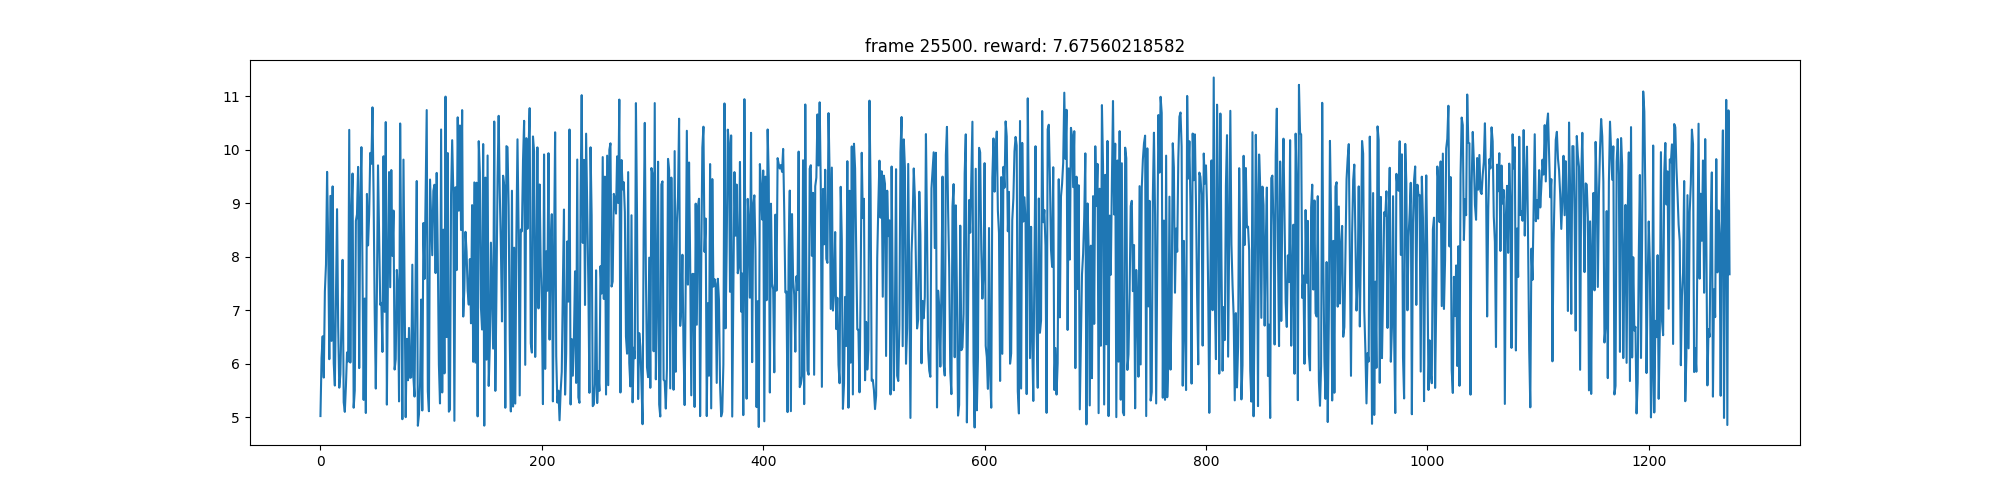

The script that saved this image:
'''
Actor-Critic, actually Advantage Actor-Critic (A2C).

Policy loss in Vanilla Actor-Critic is: -log_prob(a)*Q(s,a) ,
Policy loss in A2C is: -log_prob(a)*[Q(s,a)-V(s)], while Adv(s,a)=Q(s,a)-V(s)=r+gamma*V(s')-V(s)=TD_error ,
and in this implementation we provide another approach that the V(s') is replaced by R(s'), 
which is derived from the rewards in the episode for on-policy update without evaluation. 

Discrete and Non-deterministic
'''


import math
import random

import gym
import numpy as np

import torch
import torch.nn as nn
import torch.optim as optim
import torch.nn.functional as F
from torch.distributions import Normal
from torch.distributions import Categorical
from collections import namedtuple

from IPython.display import clear_output
import matplotlib.pyplot as plt
from matplotlib import animation
from IPython.display import display
from reacher import Reacher


# use_cuda = torch.cuda.is_available()
# device   = torch.device("cuda" if use_cuda else "cpu")
# print(device)

GPU = True
device_idx = 0
if GPU:
    device = torch.device("cuda:" + str(device_idx) if torch.cuda.is_available() else "cpu")
else:
    device = torch.device("cpu")
print(device)

DISCRETE = True # discrete actions if ture, else continuous
DETERMINISTIC = False # deterministic actions if true, like DDPG or DQN's argmax, else non-deterministic (sampling)
if DISCRETE:
    # each output node corresponds to one possible action, 
    # the output dim = possible action values (only one action)
    pass
else: 
    # the output dim = dim of action
    pass
if DETERMINISTIC:
    # no need of sampling, directly output actions
    pass
else:
    # output the mean and (log-)variance for Gaussian prior, then sampling 
    pass
class ReplayBuffer:
    def __init__(self, capacity):
        self.capacity = capacity
        self.buffer = []
        self.position = 0
    
    def push(self, state, action, reward, next_state, done):
        if len(self.buffer) < self.capacity:
            self.buffer.append(None)
        self.buffer[self.position] = (state, action, reward, next_state, done)
        self.position = int((self.position + 1) % self.capacity)  # as a ring buffer
    
    def sample(self, batch_size):
        batch = random.sample(self.buffer, batch_size)
        state, action, reward, next_state, done = map(np.stack, zip(*batch)) # stack for each element
        ''' 
        the * serves as unpack: sum(a,b) <=> batch=(a,b), sum(*batch) ;
        zip: a=[1,2], b=[2,3], zip(a,b) => [(1, 2), (2, 3)] ;
        the map serves as mapping the function on each list element: map(square, [2,3]) => [4,9] ;
        np.stack((1,2)) => array([1, 2])
        '''
        return state, action, reward, next_state, done
    
    def __len__(self):
        return len(self.buffer)


class ActorNetwork(nn.Module):
    def __init__(self, input_dim, output_dim, hidden_dim, init_w=3e-3):
        super(ActorNetwork, self).__init__()

        self.saved_logprobs = [] # this is critical! have to save the values inside the model to keep track of its gradients
        self.saved_entropies = []

        self.linear1 = nn.Linear(input_dim, hidden_dim)
        self.linear2 = nn.Linear(hidden_dim, hidden_dim)
        
        if DISCRETE: # e.g. DQN for deterministic and Actor-Critic for non-deterministic
            self.linear3 = nn.Linear(hidden_dim, output_dim) # output dim = possible action values

            # weights initialization
            self.linear3.weight.data.uniform_(-init_w, init_w)
            self.linear3.bias.data.uniform_(-init_w, init_w)
            
        elif not DISCRETE and DETERMINISTIC: # e.g. DDPG
            self.linear3 = nn.Linear(hidden_dim, output_dim) # output dim = dim of action

            # weights initialization
            self.linear3.weight.data.uniform_(-init_w, init_w)
            self.linear3.bias.data.uniform_(-init_w, init_w)
        
        elif not DISCRETE and not DETERMINISTIC: # e.g. REINFORCE, Actor-Critic, PPO for continuous case
            self.mean_linear = nn.Linear(hidden_dim, output_dim) # output dim = dim of action
            self.log_std_linear = nn.Linear(hidden_dim, output_dim)

            # weights initialization
            self.mean_linear.weight.data.uniform_(-init_w, init_w)
            self.mean_linear.bias.data.uniform_(-init_w, init_w)
            self.log_std_linear.weight.data.uniform_(-init_w, init_w)
            self.log_std_linear.bias.data.uniform_(-init_w, init_w)

   
    def forward(self, state):
        x = F.relu(self.linear1(state))
        x = F.relu(self.linear2(x))
        if DISCRETE and DETERMINISTIC:
            x = torch.max(self.linear3(x), dim=-1)
            return x
        elif DISCRETE and not DETERMINISTIC:
            x = F.softmax(self.linear3(x), dim=-1)
            return x
        elif not DISCRETE and not DETERMINISTIC:
            self.log_std_min=-20
            self.log_std_max=2

            mean = self.mean_linear(x)
            log_std = self.log_std_linear(x)
            log_std = torch.clamp(log_std, self.log_std_min, self.log_std_max)
            return mean, log_std
        else:
            x = self.linear3(x)
            return x

    def select_action(self, state):
        '''
        only select action without the purpose of gradients flow, for interaction with env to
        generate samples
        '''
        if DETERMINISTIC:
            action = self.forward(state)

        if DISCRETE and not DETERMINISTIC:
            probs = self.forward(state)
            m = Categorical(probs)
            action = m.sample()

        if not DISCRETE and not DETERMINISTIC:
            self.action_range = 30.

            mean, log_std = self.forward(state)
            std = log_std.exp()
            normal = Normal(0, 1)
            z = normal.sample().to(device)
            action = self.action_range* torch.tanh(mean + std*z)
 
        return action.detach()


    def evaluate_action(self, state):
        '''
        evaluate action within GPU graph, for gradients flowing through it
        '''
        state = torch.FloatTensor(state).unsqueeze(0).to(device) # state dim: (N, dim of state)
        if DETERMINISTIC:
            action = self.forward(state)
            return action.detach().cpu().numpy()

        elif DISCRETE and not DETERMINISTIC:  # actor-critic (discrete)
            probs = self.forward(state)
            m = Categorical(probs)
            action = m.sample().to(device)
            log_prob = m.log_prob(action)

            return action.detach().cpu().numpy(), log_prob.squeeze(0), m.entropy().mean()

        elif not DISCRETE and not DETERMINISTIC: # soft actor-critic (continuous)
            self.action_range = 30.
            self.epsilon = 1e-6

            mean, log_std = self.forward(state)
            std = log_std.exp()
            normal = Normal(0, 1)
            z = normal.sample().to(device)
            action0 = torch.tanh(mean + std*z.to(device)) # TanhNormal distribution as actions; reparameterization trick
            action = self.action_range * action0
            
            log_prob = Normal(mean, std).log_prob(mean+ std*z.to(device)) - torch.log(1. - action0.pow(2) + self.epsilon) -  np.log(self.action_range)            
            log_prob = log_prob.sum(dim=1, keepdim=True)
            # print('mean: ', mean, 'log_std: ', log_std)
            # return action.item(), log_prob, z, mean, log_std
            return action.detach().cpu().numpy().squeeze(0), log_prob.squeeze(0), Normal(mean, std).entropy().mean()

class CriticNetwork(nn.Module):
    def __init__(self, input_dim, hidden_dim, init_w=3e-3):
        super(CriticNetwork, self).__init__()

        self.saved_values = [] # this is critical! have to save the values inside the model to keep track of its gradients
        self.saved_nextvalues = []
    
        
        self.linear1 = nn.Linear(input_dim, hidden_dim)
        self.linear2 = nn.Linear(hidden_dim, hidden_dim)
        self.linear3 = nn.Linear(hidden_dim, 1)
        # weights initialization
        self.linear3.weight.data.uniform_(-init_w, init_w)
        self.linear3.bias.data.uniform_(-init_w, init_w)
        
    def forward(self, state):
        state = torch.FloatTensor(state).to(device)
        x = F.relu(self.linear1(state))
        x = F.relu(self.linear2(x))
        x = self.linear3(x)
        return x


# class QNetwork(nn.Module):
#     def __init__(self, input_dim, hidden_dim, init_w=3e-3):
#         super(QNetwork, self).__init__()
        
#         self.linear1 = nn.Linear(input_dim, hidden_dim)
#         self.linear2 = nn.Linear(hidden_dim, hidden_dim)
#         self.linear3 = nn.Linear(hidden_dim, 1)
        
#         self.linear3.weight.data.uniform_(-init_w, init_w)
#         self.linear3.bias.data.uniform_(-init_w, init_w)
        
#     def forward(self, state, action):
#         x = torch.cat([state, action], 1) # the dim 0 is number of samples
#         x = F.relu(self.linear1(x))
#         x = F.relu(self.linear2(x))
#         x = self.linear3(x)
#         return x

def Update0(rewards, gamma=0.99, entropy_lambda=1e-3): 
    ''' update with R(s') instead of V(s') in the TD-error;
        with entropy boosting exploration
    '''
    # print('sets: ', actions)
    # print('rewards: ', rewards)
    R = 0
    policy_losses = []
    value_losses = []
    rewards_ = []
    eps = np.finfo(np.float32).eps.item()

    for r in rewards[::-1]:
        R = r + gamma * R
        rewards_.insert(0, R)
    rewards_ = torch.tensor(rewards_).to(device)
    rewards_ = (rewards_ - rewards_.mean()) / (rewards_.std() + eps)
    # print('rewards: ', rewards)
    # print('rewards_: ', rewards_)
    for log_prob, value, r in zip(actor_net.saved_logprobs, critic_net.saved_values, rewards_):
        value_losses.append(F.smooth_l1_loss(value, torch.tensor([r]).to(device)))
        td_error = r - value.detach().item() # value gradients flow only through the critic
        policy_losses.append(-log_prob * td_error)
    # print('policy losses: ', policy_losses)
    # print('value losses: ', value_losses)
    actor_optimizer.zero_grad()
    policy_loss=torch.stack(policy_losses).sum() - entropy_lambda * torch.stack(actor_net.saved_entropies).sum()
    policy_loss.backward()
    actor_optimizer.step()
    critic_optimizer.zero_grad()
    value_loss=torch.stack(value_losses).sum()
    value_loss.backward()
    # print('loss: ', policy_loss, value_loss)
    critic_optimizer.step()
    del actor_net.saved_logprobs[:]
    del critic_net.saved_values[:]
    del actor_net.saved_entropies[:]




def Update1(rewards, gamma=0.99): 
    ''' update with V(s') in the TD-error'''
    policy_losses = []
    value_losses = []
    value_criterion  = nn.MSELoss()

    rewards = torch.tensor(rewards).to(device)
    for log_prob, state_value, next_state_value, r in zip(actor_net.saved_logprobs, critic_net.saved_values, critic_net.saved_nextvalues, rewards):
        # value_losses.append(F.smooth_l1_loss(state_value, r + gamma * next_state_value.detach_())) # detach the next_state_value, only BP through state_value
        value_losses.append(value_criterion(state_value, r + gamma * next_state_value.detach_()))
        state_value.detach_() # detach in place
        policy_losses.append(-log_prob * (r + gamma * next_state_value - state_value)) # only BP through the log_prob for actor update
    # print('policy losses: ', policy_losses)
    # print('value losses: ', value_losses)
    actor_optimizer.zero_grad()
    policy_loss=torch.stack(policy_losses).sum()
    policy_loss.backward()
    actor_optimizer.step()
    critic_optimizer.zero_grad()
    value_loss=torch.stack(value_losses).sum()
    value_loss.backward()
    # print('loss: ', policy_loss, value_loss)
    critic_optimizer.step()
    del actor_net.saved_logprobs[:]
    del critic_net.saved_values[:]
    del critic_net.saved_nextvalues[:]



class NormalizedActions(gym.ActionWrapper): # gym env wrapper
    def _action(self, action):
        low  = self.action_space.low
        high = self.action_space.high
        
        action = low + (action + 1.0) * 0.5 * (high - low)
        action = np.clip(action, low, high)
        
        return action

    def _reverse_action(self, action):
        low  = self.action_space.low
        high = self.action_space.high
        
        action = 2 * (action - low) / (high - low) - 1
        action = np.clip(action, low, high)
        
        return action


def plot(frame_idx, rewards):
    clear_output(True)
    plt.figure(figsize=(20,5))
    # plt.subplot(131)
    plt.title('frame %s. reward: %s' % (frame_idx, rewards[-1]))
    plt.plot(rewards)
    # plt.plot(predict_qs)
    plt.savefig('ac.png')
    # plt.show()


ON_POLICY=True
hidden_dim = 30   
UPDATE=['Approach0', 'Approach1'][1]
# choose env
ENV = ['Pendulum-v0', 'CartPole-v0', 'Reacher'][0]  # Pendulum is continuous, CartPole is discrete
if ENV == 'Reacher':
    DISCRETE = False
    hidden_dim = 512
    NUM_JOINTS=2
    LINK_LENGTH=[200, 140]
    INI_JOING_ANGLES=[0.1, 0.1]
    # NUM_JOINTS=4
    # LINK_LENGTH=[200, 140, 80, 50]
    # INI_JOING_ANGLES=[0.1, 0.1, 0.1, 0.1]
    SCREEN_SIZE=1000
    SPARSE_REWARD=False
    SCREEN_SHOT=False
    action_range = 10.0

    env=Reacher(screen_size=SCREEN_SIZE, num_joints=NUM_JOINTS, link_lengths = LINK_LENGTH, \
    ini_joint_angles=INI_JOING_ANGLES, target_pos = [369,430], render=True, change_goal=False)
    action_dim = env.num_actions
    state_dim  = env.num_observations
else: # gym env
    if ENV == 'CartPole-v0':
        DISCRETE = True
        hidden_dim = 30
    elif ENV == 'Pendulum-v0':
        DISCRETE = False
        hidden_dim = 128
    if DISCRETE:
        env = gym.make(ENV)  # discrete env no normalizedactions
        action_dim = env.action_space.n
    else:
        env = NormalizedActions(gym.make(ENV))
        action_dim = env.action_space.shape[0]
    state_dim  = env.observation_space.shape[0]
    action_range=1.


actor_net = ActorNetwork(state_dim, action_dim, hidden_dim).to(device)
critic_net = CriticNetwork(state_dim, hidden_dim).to(device)
print('Actor Network: ', actor_net)
print('Critic Network: ', critic_net)
actor_optimizer = optim.Adam(actor_net.parameters(), lr=1e-3)
critic_optimizer = optim.Adam(critic_net.parameters(), lr=1e-2)

def train():
    # hyper-parameters
    max_episodes  = 3000
    if ENV ==  'Reacher':
        max_steps   = 20
    elif ENV == 'Pendulum-v0': 
        max_steps   = 150  # Pendulum needs 150 steps per episode to learn well, cannot handle 20
    elif ENV == 'CartPole-v0':
        max_steps   = 1000 # short time step would be too easy for CartPole

    frame_idx   = 0
    running_reward = 10
    episode_rewards = []
    # SavedTuple = namedtuple('SavedSet', ['log_prob', 'state_value'])
    # SavedTuple2 = namedtuple('SavedSet2', ['log_prob', 'state_value', 'next_state_value'])


    for i_episode in range (max_episodes):
        
        if ENV == 'Reacher':
            state = env.reset(SCREEN_SHOT)
        # elif ENV == 'Pendulum':
        else: # gym env
            state =  env.reset()
        episode_reward = 0
        if ON_POLICY:
            rewards=[]
        if not DETERMINISTIC:
            entropies=0
        for step in range (max_steps):
            frame_idx+=1
            if ON_POLICY:            
                action, log_prob, entropy = actor_net.evaluate_action(state)
                # print('state: ', state, 'action: ', action, 'log_prob: ', log_prob)
                state_value = critic_net(state)

                if ENV ==  'Reacher':
                    next_state, reward, done, _ = env.step(action, SPARSE_REWARD, SCREEN_SHOT)
                # elif ENV ==  'Pendulum':
                else: # gym env
                    if DISCRETE:
                        next_state, reward, done, _ = env.step(action[0]) # discrete action only needs a index
                    else:
                        next_state, reward, done, _ = env.step(action)
                    env.render()   
                next_state_value = critic_net(next_state)
                actor_net.saved_entropies.append(entropy)
                if UPDATE == 'Approach0':
                    # this is critical! have to save the values inside the model to keep track of its gradients
                    actor_net.saved_logprobs.append(log_prob)
                    critic_net.saved_values.append(state_value)
                    # SavedSet.append(SavedTuple(log_prob, state_value))
                if UPDATE == 'Approach1':
                    # this is critical! have to save the values inside the model to keep track of its gradients
                    actor_net.saved_logprobs.append(log_prob)
                    critic_net.saved_values.append(state_value)
                    critic_net.saved_nextvalues.append(next_state_value)
                    # SavedSet.append(SavedTuple2(log_prob, state_value, next_state_value))
                if done:
                    reward = -20 if ENV == 'CartPole-v0' else reward
                    break
                rewards.append(reward)
            else: # off-policy update with memory buffer
                pass
                if done:
                    reward = -20 if ENV == 'CartPole-v0' else reward
                    break

            state = next_state
            episode_reward += reward
            running_reward = running_reward * 0.99 + episode_reward * 0.01
            # rewards.append(episode_reward)
            if frame_idx%500==0:
                plot(frame_idx, episode_rewards)


        print('Episode: ', i_episode, '| Episode Reward: ', episode_reward, '| Running Reward: ', running_reward)
        episode_rewards.append(episode_reward)
        if UPDATE == 'Approach0':
            Update0(rewards)
        if UPDATE == 'Approach1':
            Update1(rewards)

def main():
    train()


if __name__ == '__main__':
    main()
        
